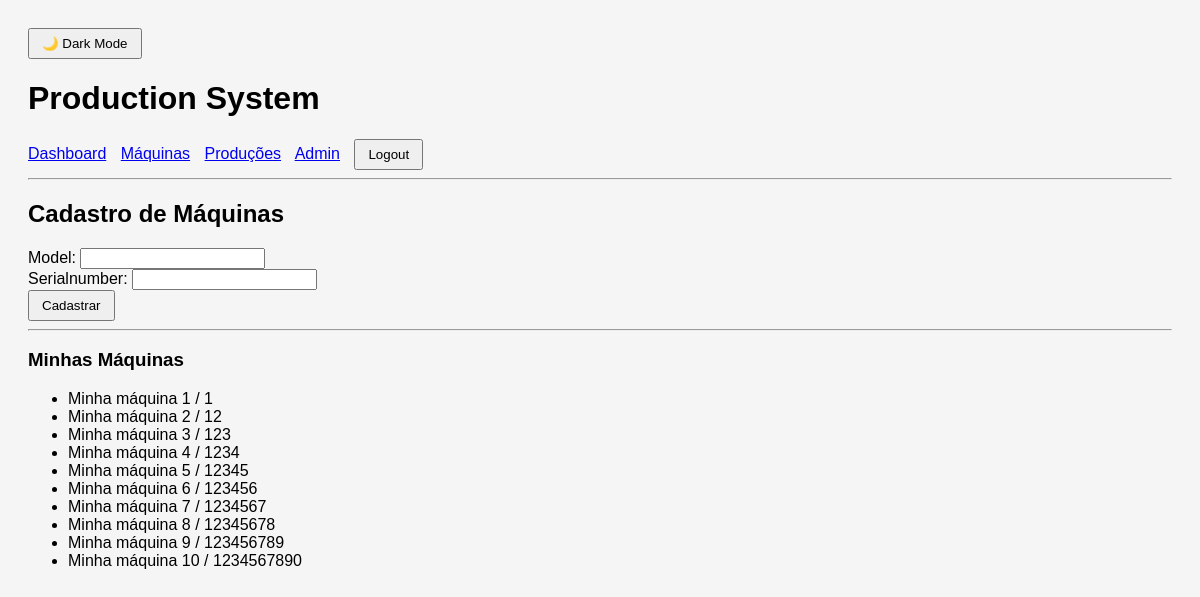
The app's page /machines/ (signed in) with its own data.
### core/models.py (models this page shows, shortened)
class BaseModel(models.Model):
    created_at = models.DateTimeField(auto_now_add=True)
    updated_at = models.DateTimeField(auto_now=True)
    deleted_at = models.DateTimeField(null=True, blank=True)
    class Meta:
        abstract = True

class Machine(BaseModel):
    model = models.CharField(max_length=255)
    serialnumber = models.CharField(max_length=255, unique=True)
    owner_user = models.ForeignKey(User, on_delete=models.CASCADE)

### core/views.py (the view)
# urls.py: path('machines/', views.machines, name='machines'),
@login_required
def machines(request):
    if request.method == 'POST':
        form = MachineForm(request.POST, user=request.user)
        if form.is_valid():
            machine = form.save(commit=False)
            machine.owner_user = request.user
            machine.save()
            return redirect('machines')
    else:
        form = MachineForm(user=request.user)
    machines = Machine.objects.filter(owner_user=request.user)
    return render(request, 'machines.html', {
        'form': form,
        'machines': machines
    })

### core/forms.py (shortened to what this page needs)
class MachineForm(forms.ModelForm):
    def __init__(self, *args, **kwargs):
        self.user = kwargs.pop('user', None)
        super().__init__(*args, **kwargs)
    class Meta:
        model = Machine
        fields = ['model', 'serialnumber']

### templates/machines.html (shortened to what this page needs)
{% extends "base.html" %}
{% block content %}
<h2>Cadastro de Máquinas</h2>
<form method="post">
    {% for field in form %}
        <div class="form-group">
            {{ field.label_tag }}
            {{ field }}
        </div>
    {% endfor %}
    <button type="submit" class="btn btn-primary">
        Cadastrar
    </button>
</form>
<hr>
<h3>Minhas Máquinas</h3>
<ul>
    {% for machine in machines %}
        <li>{{ machine.model }} / {{ machine.serialnumber }}</li>
    {% empty %}
        <li>Nenhuma máquina cadastrada.</li>
    {% endfor %}
</ul>
{% endblock %}

### templates/base.html (shortened to what this page needs)
<!DOCTYPE html>
<html lang="pt-br">
<head>
    <link rel="stylesheet" href="/static/style.css">
</head>
<body class="light-mode">
<button id="theme-toggle" class="btn btn-secondary">
    🌙 Dark Mode
</button>
<header>
    <h1>Production System</h1>
    {% if user.is_authenticated %}
        <nav>
            <a href="/">Dashboard</a>
            <a href="/machines/">Máquinas</a>
            <a href="/productions/">Produções</a>
            {% if user.is_superuser %}
                 <a href="/admin/">Admin</a>
            {% endif %}
            <form action="/logout/" method="post" style="display:inline;">
                <button type="submit">Logout</button>
            </form>
        </nav>
    {% endif %}
    <hr>
</header>
<main>
    {% block content %}{% endblock %}
</main>
{% load static %}
</body>
</html>

### static/style.css (style rules this page uses)
body { font-family: Arial, sans-serif; background-color: #f5f5f5; padding: 20px; }
nav a { margin-right: 10px; }
button { padding: 6px 12px; cursor: pointer; }

### records on screen
Machine: model "Minha máquina 1", serialnumber "1"
Machine: model "Minha máquina 2", serialnumber "12"
Machine: model "Minha máquina 3", serialnumber "123"
Machine: model "Minha máquina 4", serialnumber "1234"
Machine: model "Minha máquina 5", serialnumber "12345"
Machine: model "Minha máquina 6", serialnumber "123456"
Machine: model "Minha máquina 7", serialnumber "1234567"
Machine: model "Minha máquina 8", serialnumber "12345678"
Machine: model "Minha máquina 9", serialnumber "123456789"
Machine: model "Minha máquina 10", serialnumber "1234567890"

### other values on screen
{{ field.label_tag }} "Model:" "Serialnumber:"
